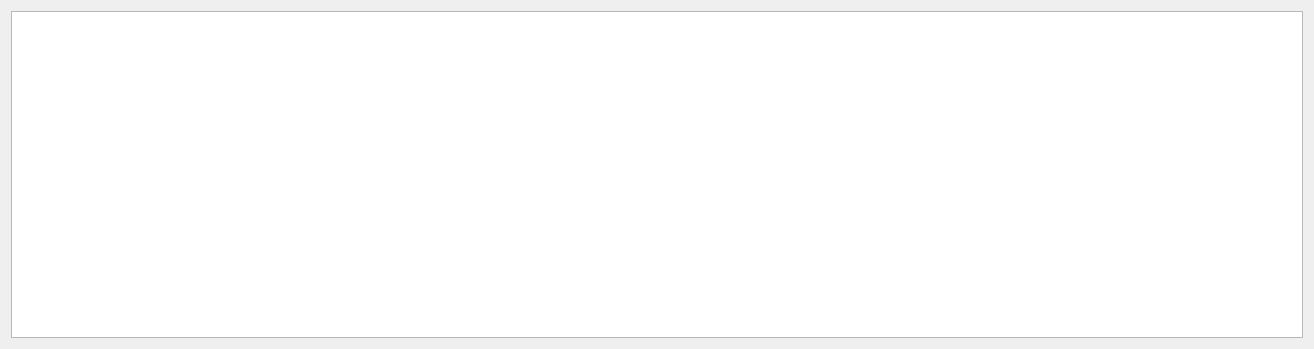
<?xml version="1.0" encoding="UTF-8"?>
<ui version="4.0">
 <class>ResponseCookies</class>
 <widget class="QWidget" name="ResponseCookies">
  <property name="geometry">
   <rect>
    <x>0</x>
    <y>0</y>
    <width>1314</width>
    <height>349</height>
   </rect>
  </property>
  <property name="windowTitle">
   <string>Form</string>
  </property>
  <layout class="QVBoxLayout" name="verticalLayout">
   <item>
    <widget class="QTableWidget" name="tableWidget"/>
   </item>
  </layout>
 </widget>
 <resources/>
 <connections/>
</ui>
